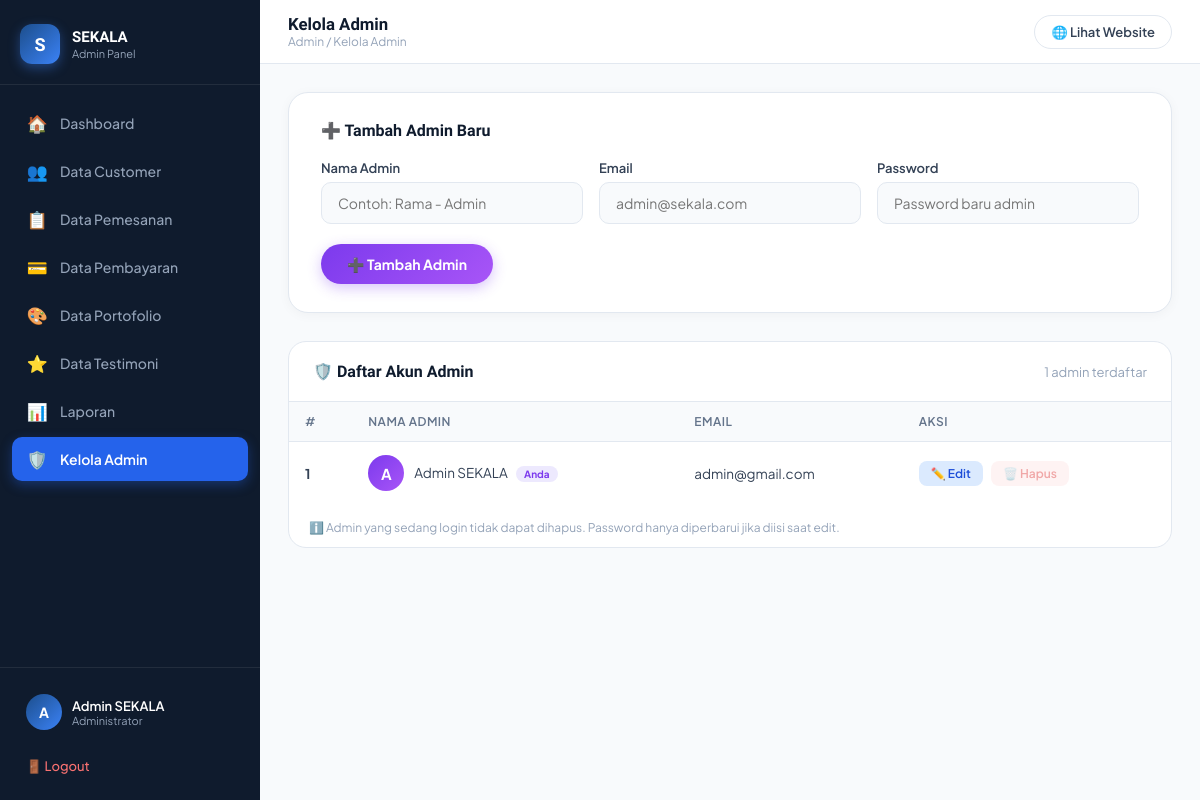
Screenshot of /admin/kelola_admin.php (signed in) with the database file from the repository.
### tables this page shows
CREATE TABLE IF NOT EXISTS `tb_user` (
  `id_user`    INT AUTO_INCREMENT PRIMARY KEY,
  `nama`       VARCHAR(100) NOT NULL,
  `email`      VARCHAR(150) NOT NULL UNIQUE,
  `password`   VARCHAR(255) NOT NULL,
  `role`       ENUM('Admin','pelanggan') NOT NULL DEFAULT 'pelanggan',
  `created_at` DATETIME DEFAULT CURRENT_TIMESTAMP
);

### admin/kelola_admin.php (the view, shortened to what this page needs)
<?php
require_once __DIR__ . '/includes/admin_auth.php';
$editData = null;
$admins = [];
$res = $conn->query("SELECT id_user, nama, email FROM tb_user WHERE role = 'Admin' ORDER BY id_user ASC");
if ($res) { while ($r = $res->fetch_assoc()) $admins[] = $r; }
?>
<!DOCTYPE html>
<html lang="id">
<head>
  <link rel="stylesheet" href="assets/admin.css">
</head>
<body>
<div class="admin-layout">
  <?php include 'includes/sidebar.php'; ?>
  <div class="admin-main">
    <div class="admin-topbar">
      <div class="topbar-left">
        <div>
          <div class="topbar-page-title">Kelola Admin</div>
          <div class="topbar-breadcrumb">Admin / Kelola Admin</div>
        </div>
      </div>
      <div class="topbar-right">
        <a href="../index.php" target="_blank" class="topbar-btn btn-outline-sm">🌐 Lihat Website</a>
      </div>
    </div>
    <div class="admin-content">
      <div class="form-section">
        <div class="form-section-title">
          <?= $editData ? '✏️ Edit Akun Admin' : '➕ Tambah Admin Baru' ?>
        </div>
        <form method="POST" action="kelola_admin.php">
          <div class="form-grid form-grid-3">
            <div class="form-group">
              <label class="form-label">Nama Admin</label>
              <input class="form-control" type="text" name="nama"
                     placeholder="Contoh: Rama - Admin"
                     value="<?= htmlspecialchars($editData['nama'] ?? '') ?>"
                     required>
            </div>
            <div class="form-group">
              <label class="form-label">Email</label>
              <input class="form-control" type="email" name="email"
                     placeholder="admin@sekala.com"
                     value="<?= htmlspecialchars($editData['email'] ?? '') ?>"
                     required>
            </div>
            <div class="form-group">
              <label class="form-label">
                Password
              </label>
              <input class="form-control" type="password" name="password"
                     placeholder="<?= $editData ? 'Isi jika ingin ganti password' : 'Password baru admin' ?>"
                     <?= $editData ? '' : 'required' ?>>
            </div>
          </div>
          <div class="form-actions">
            <button type="submit" class="btn-submit">
              <?= $editData ? '💾 Simpan Perubahan' : '➕ Tambah Admin' ?>
            </button>
          </div>
        </form>
      </div>
      <div class="admin-card">
        <div class="admin-card-header">
          <div class="admin-card-title">🛡️ Daftar Akun Admin</div>
          <div style="font-size:13px;color:#94A3B8;"><?= count($admins) ?> admin terdaftar</div>
        </div>
        <div class="admin-card-body admin-table-wrap">
          <table class="admin-table">
            <thead>
              <tr>
                <th>#</th>
                <th>Nama Admin</th>
                <th>Email</th>
                <th>Aksi</th>
              </tr>
            </thead>
            <tbody>
              <?php if (empty($admins)): ?>
              <tr><td colspan="4">
                <div class="empty-state">
                  <div class="empty-state-icon">🛡️</div>
                  <h4>Belum ada admin</h4>
                </div>
              </td></tr>
              <?php else: ?>
              <?php foreach ($admins as $i => $a): ?>
              <tr>
                <td><b><?= $i + 1 ?></b></td>
                <td>
                  <div class="admin-name-cell">
                    <div class="admin-avatar"><?= strtoupper(mb_substr($a['nama'], 0, 1)) ?></div>
                    <div>
                      <?= htmlspecialchars($a['nama']) ?>
                      <?php if ($a['id_user'] == $_SESSION['id_user']): ?>
                        <span class="admin-badge-you">Anda</span>
                      <?php endif; ?>
                    </div>
                  </div>
                </td>
                <td><?= htmlspecialchars($a['email']) ?></td>
                <td>
                  <div style="display:flex;gap:8px;align-items:center;">
                    <a href="kelola_admin.php?edit=<?= $a['id_user'] ?>" class="btn-edit-sm">✏️ Edit</a>
                    <?php if ($a['id_user'] != $_SESSION['id_user']): ?>
                    <button class="btn-del-sm"
                      onclick="if(confirm('Yakin hapus admin <?= addslashes(htmlspecialchars($a['nama'])) ?>?')) window.location='kelola_admin.php?hapus=<?= $a['id_user'] ?>'">
                      🗑️ Hapus
                    </button>
                    <?php else: ?>
                    <button class="btn-del-sm" disabled title="Tidak bisa hapus akun sendiri">🗑️ Hapus</button>
                    <?php endif; ?>
                  </div>
                </td>
              </tr>
              <?php endforeach; ?>
              <?php endif; ?>
            </tbody>
          </table>
        </div>
        <div style="padding:12px 20px;">
          <p class="hint-text">ℹ️ Admin yang sedang login tidak dapat dihapus. Password hanya diperbarui jika diisi saat edit.</p>
        </div>
      </div>
    </div>
  </div>
</div>
</body>
</html>

### admin/assets/admin.css (style rules this page uses)
*, *::before, *::after { box-sizing: border-box; margin: 0; padding: 0; }
:root { --primary: #1C4E8C; --primary-mid: #2563EB; --primary-light: #3B82F6; --primary-pale: #DBEAFE; --dark: #0F1B2D; --dark-2: #1E293B; --dark-3: #334155; --gray: #64748B; --gray-light: #94A3B8; --border: #E2E8F0; --bg: #F8FAFC; --white: #FFFFFF; --success: #10B981; --success-bg: #D1FAE5; --warning: #F59E0B; --warning-bg: #FEF3C7; --danger: #EF4444; --danger-bg: #FEE2E2; --sidebar-w: 260px; --topbar-h: 64px; }
html, body { height: 100%; font-family: 'Plus Jakarta Sans', sans-serif; background: var(--bg); color: var(--dark); }
.admin-layout { display: flex; min-height: 100vh; }
.admin-main { margin-left: var(--sidebar-w); flex: 1; display: flex; flex-direction: column; min-height: 100vh; transition: margin-left .3s; }
.admin-topbar { height: var(--topbar-h); background: var(--white); border-bottom: 1px solid var(--border); display: flex; align-items: center; justify-content: space-between; padding: 0 28px; position: sticky; top: 0; z-index: 50; }
.topbar-left { display: flex; align-items: center; gap: 14px; }
.topbar-page-title { font-family: 'Sora', sans-serif; font-size: 1.05rem; font-weight: 700; color: var(--dark); }
.topbar-breadcrumb { font-size: 12px; color: var(--gray-light); }
.topbar-right { display: flex; align-items: center; gap: 14px; }
.topbar-btn { display: flex; align-items: center; gap: 6px; padding: 8px 16px; border-radius: 999px; font-size: 13px; font-weight: 600; cursor: pointer; border: none; font-family: 'Plus Jakarta Sans', sans-serif; text-decoration: none; transition: all .2s; }
.btn-outline-sm { background: var(--white); color: var(--dark-3); border: 1.5px solid var(--border); }
.admin-content { flex: 1; padding: 28px; }
.admin-card { background: var(--white); border: 1px solid var(--border); border-radius: 18px; overflow: hidden; margin-bottom: 24px; }
.admin-card-header { padding: 20px 24px; border-bottom: 1px solid var(--border); display: flex; align-items: center; justify-content: space-between; gap: 12px; flex-wrap: wrap; }
.admin-card-title { font-family: 'Sora', sans-serif; font-size: 1rem; font-weight: 700; color: var(--dark); }
.admin-card-body { padding: 0; }
.admin-table-wrap { overflow-x: auto; }
.admin-table { width: 100%; border-collapse: collapse; font-size: 13.5px; }
.admin-table th { text-align: left; padding: 12px 16px; background: var(--bg); color: var(--gray); font-weight: 600; font-size: 12px; text-transform: uppercase; letter-spacing: .04em; white-space: nowrap; border-bottom: 1px solid var(--border); }
.admin-table td { padding: 13px 16px; border-bottom: 1px solid var(--border); color: var(--dark-3); vertical-align: middle; }
.admin-table tr:last-child td { border-bottom: none; }

### rows the page displays
tb_user: nama "A", nama "Admin SEKALA", shows "Anda", email "admin@gmail.com", shows "🗑️ Hapus"

### other values shown
$m['icon'] "🏠"
$m['label'] "Dashboard"
$m['icon'] "👥"
$m['label'] "Data Customer"
$m['icon'] "📋"
$m['label'] "Data Pemesanan"
$m['icon'] "💳"
$m['label'] "Data Pembayaran"
$m['icon'] "🎨"
$m['label'] "Data Portofolio"
$m['icon'] "⭐"
$m['label'] "Data Testimoni"
$m['icon'] "📊"
$m['label'] "Laporan"
$m['icon'] "🛡️"
